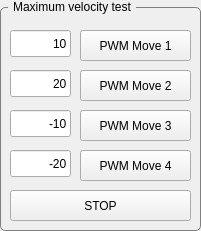
  <widget class="QGroupBox" name="groupBox_7">
   <property name="geometry">
    <rect>
     <x>1010</x>
     <y>480</y>
     <width>201</width>
     <height>231</height>
    </rect>
   </property>
   <property name="styleSheet">
    <string notr="true">QGroupBox {
    border: 1px solid gray;
    border-radius: 5px;
    margin-top: 7px;
}

QGroupBox::title {
    subcontrol-origin: margin;
    left: 8px;
    padding: 0 3px 0 3px;
}</string>
   </property>
   <property name="title">
    <string>Maximum velocity test</string>
   </property>
   <widget class="QLineEdit" name="LE_PWM_REF">
    <property name="geometry">
     <rect>
      <x>10</x>
      <y>30</y>
      <width>61</width>
      <height>27</height>
     </rect>
    </property>
    <property name="text">
     <string>10</string>
    </property>
    <property name="alignment">
     <set>Qt::AlignRight|Qt::AlignTrailing|Qt::AlignVCenter</set>
    </property>
   </widget>
   <widget class="QPushButton" name="BTN_PWM">
    <property name="geometry">
     <rect>
      <x>80</x>
      <y>30</y>
      <width>111</width>
      <height>31</height>
     </rect>
    </property>
    <property name="text">
     <string>PWM Move 1</string>
    </property>
   </widget>
   <widget class="QPushButton" name="BTN_PWM_2">
    <property name="geometry">
     <rect>
      <x>80</x>
      <y>70</y>
      <width>111</width>
      <height>31</height>
     </rect>
    </property>
    <property name="text">
     <string>PWM Move 2</string>
    </property>
   </widget>
   <widget class="QLineEdit" name="LE_PWM_REF_2">
    <property name="geometry">
     <rect>
      <x>10</x>
      <y>70</y>
      <width>61</width>
      <height>27</height>
     </rect>
    </property>
    <property name="text">
     <string>20</string>
    </property>
    <property name="alignment">
     <set>Qt::AlignRight|Qt::AlignTrailing|Qt::AlignVCenter</set>
    </property>
   </widget>
   <widget class="QPushButton" name="BTN_PWM_3">
    <property name="geometry">
     <rect>
      <x>80</x>
      <y>110</y>
      <width>111</width>
      <height>31</height>
     </rect>
    </property>
    <property name="text">
     <string>PWM Move 3</string>
    </property>
   </widget>
   <widget class="QLineEdit" name="LE_PWM_REF_3">
    <property name="geometry">
     <rect>
      <x>10</x>
      <y>110</y>
      <width>61</width>
      <height>27</height>
     </rect>
    </property>
    <property name="text">
     <string>-10</string>
    </property>
    <property name="alignment">
     <set>Qt::AlignRight|Qt::AlignTrailing|Qt::AlignVCenter</set>
    </property>
   </widget>
   <widget class="QPushButton" name="BTN_PWM_4">
    <property name="geometry">
     <rect>
      <x>80</x>
      <y>150</y>
      <width>111</width>
      <height>31</height>
     </rect>
    </property>
    <property name="text">
     <string>PWM Move 4</string>
    </property>
   </widget>
   <widget class="QLineEdit" name="LE_PWM_REF_4">
    <property name="geometry">
     <rect>
      <x>10</x>
      <y>150</y>
      <width>61</width>
      <height>27</height>
     </rect>
    </property>
    <property name="text">
     <string>-20</string>
    </property>
    <property name="alignment">
     <set>Qt::AlignRight|Qt::AlignTrailing|Qt::AlignVCenter</set>
    </property>
   </widget>
   <widget class="QPushButton" name="BTN_PWM_STOP">
    <property name="geometry">
     <rect>
      <x>10</x>
      <y>190</y>
      <width>181</width>
      <height>31</height>
     </rect>
    </property>
    <property name="text">
     <string>STOP</string>
    </property>
   </widget>
  </widget>
